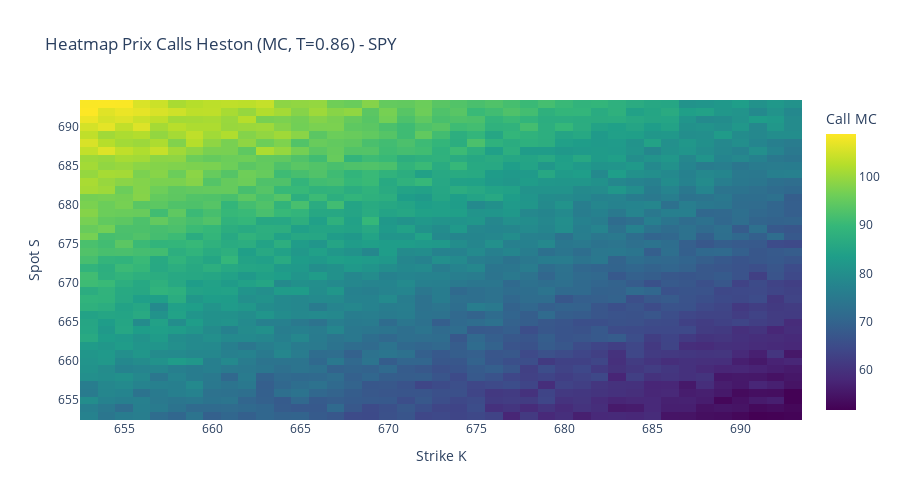
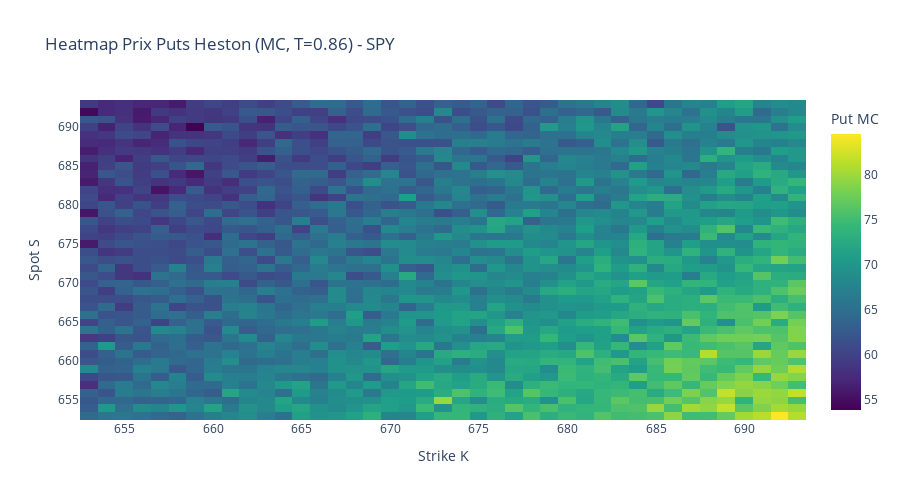

The notebook cell these images were saved under, in order:
### Markdown cell above
## Étape 4 — Pricing Monte Carlo Heston

### Code cell
n_points_mc = int(2 * span_mc / step_strike) + 1
S_grid_mc = np.linspace(S0_ref - span_mc, S0_ref + span_mc, n_points_mc)
K_grid_mc = np.linspace(S0_ref - span_mc, S0_ref + span_mc, n_points_mc)
n_steps_mc = 252#max(int(T_mc * 365 * 2), 252)

print(f"Grille MC: {len(S_grid_mc)} x {len(K_grid_mc)} (T = {T_mc:.2f} ans, n_steps = {n_steps_mc})")

call_prices_mc = np.zeros((len(S_grid_mc), len(K_grid_mc)))
put_prices_mc = np.zeros_like(call_prices_mc)

for i, S_val in enumerate(S_grid_mc):
    for j, K_val in enumerate(K_grid_mc):
        call_prices_mc[i, j] = heston_mc_pricer(
            S_val,
            K_val,
            T_mc,
            rf_rate,
            calib_params['v0'],
            calib_params['theta'],
            calib_params['kappa'],
            calib_params['sigma'],
            calib_params['rho'],
            n_paths=n_paths,
            n_steps=n_steps_mc,
            option_type="call",
        )
        put_prices_mc[i, j] = heston_mc_pricer(
            S_val,
            K_val,
            T_mc,
            rf_rate,
            calib_params['v0'],
            calib_params['theta'],
            calib_params['kappa'],
            calib_params['sigma'],
            calib_params['rho'],
            n_paths=n_paths,
            n_steps=n_steps_mc,
            option_type="put",
        )

fig_call_mc = go.Figure(data=go.Heatmap(z=call_prices_mc, x=K_grid_mc, y=S_grid_mc, colorscale='Viridis', colorbar=dict(title='Call MC')))
fig_call_mc.update_layout(title=f"Heatmap Prix Calls Heston (MC, T={T_mc:.2f}) - {ticker}", xaxis_title='Strike K', yaxis_title='Spot S', height=500)
fig_call_mc.show()

fig_put_mc = go.Figure(data=go.Heatmap(z=put_prices_mc, x=K_grid_mc, y=S_grid_mc, colorscale='Viridis', colorbar=dict(title='Put MC')))
fig_put_mc.update_layout(title=f"Heatmap Prix Puts Heston (MC, T={T_mc:.2f}) - {ticker}", xaxis_title='Strike K', yaxis_title='Spot S', height=500)
fig_put_mc.show()

### Figure 1 — Plotly figure (JSON) as saved in the notebook; plotly's stock layout.template omitted (floating-point values rounded to 4 significant figures; data arrays with more than 128 entries replaced by an {"elided": "..."} marker saying what was removed)
{"data": [{"colorbar": {"title": {"text": "Call MC"}}, "colorscale": [[0, "#440154"], [0.1111, "#482878"], [0.2222, "#3e4989"], [0.3333, "#31688e"], [0.4444, "#26828e"], [0.5556, "#1f9e89"], [0.6667, "#35b779"], [0.7778, "#6ece58"], [0.8889, "#b5de2b"], [1, "#fde725"]], "type": "heatmap", "x": [653.0, 654.0, 655.0, 656.0, 657.0, 658.0, 659.0, 660.0, 661.0, 662.0, 663.0, 664.0, 665.0, 666.0, 667.0, 668.0, 669.0, 670.0, 671.0, 672.0, 673.0, 674.0, 675.0, 676.0, 677.0, 678.0, 679.0, 680.0, 681.0, 682.0, 683.0, 684.0, 685.0, 686.0, 687.0, 688.0, 689.0, 690.0, 691.0, 692.0, 693.0], "y": [653.0, 654.0, 655.0, 656.0, 657.0, 658.0, 659.0, 660.0, 661.0, 662.0, 663.0, 664.0, 665.0, 666.0, 667.0, 668.0, 669.0, 670.0, 671.0, 672.0, 673.0, 674.0, 675.0, 676.0, 677.0, 678.0, 679.0, 680.0, 681.0, 682.0, 683.0, 684.0, 685.0, 686.0, 687.0, 688.0, 689.0, 690.0, 691.0, 692.0, 693.0], "z": {"elided": "41x41 float values"}}], "layout": {"height": 500, "title": {"text": "Heatmap Prix Calls Heston (MC, T=0.86) - SPY"}, "xaxis": {"title": {"text": "Strike K"}}, "yaxis": {"title": {"text": "Spot S"}}}}

### Figure 2 — Plotly figure (JSON) as saved in the notebook; plotly's stock layout.template omitted (floating-point values rounded to 4 significant figures; data arrays with more than 128 entries replaced by an {"elided": "..."} marker saying what was removed)
{"data": [{"colorbar": {"title": {"text": "Put MC"}}, "colorscale": [[0, "#440154"], [0.1111, "#482878"], [0.2222, "#3e4989"], [0.3333, "#31688e"], [0.4444, "#26828e"], [0.5556, "#1f9e89"], [0.6667, "#35b779"], [0.7778, "#6ece58"], [0.8889, "#b5de2b"], [1, "#fde725"]], "type": "heatmap", "x": [653.0, 654.0, 655.0, 656.0, 657.0, 658.0, 659.0, 660.0, 661.0, 662.0, 663.0, 664.0, 665.0, 666.0, 667.0, 668.0, 669.0, 670.0, 671.0, 672.0, 673.0, 674.0, 675.0, 676.0, 677.0, 678.0, 679.0, 680.0, 681.0, 682.0, 683.0, 684.0, 685.0, 686.0, 687.0, 688.0, 689.0, 690.0, 691.0, 692.0, 693.0], "y": [653.0, 654.0, 655.0, 656.0, 657.0, 658.0, 659.0, 660.0, 661.0, 662.0, 663.0, 664.0, 665.0, 666.0, 667.0, 668.0, 669.0, 670.0, 671.0, 672.0, 673.0, 674.0, 675.0, 676.0, 677.0, 678.0, 679.0, 680.0, 681.0, 682.0, 683.0, 684.0, 685.0, 686.0, 687.0, 688.0, 689.0, 690.0, 691.0, 692.0, 693.0], "z": {"elided": "41x41 float values"}}], "layout": {"height": 500, "title": {"text": "Heatmap Prix Puts Heston (MC, T=0.86) - SPY"}, "xaxis": {"title": {"text": "Strike K"}}, "yaxis": {"title": {"text": "Spot S"}}}}
